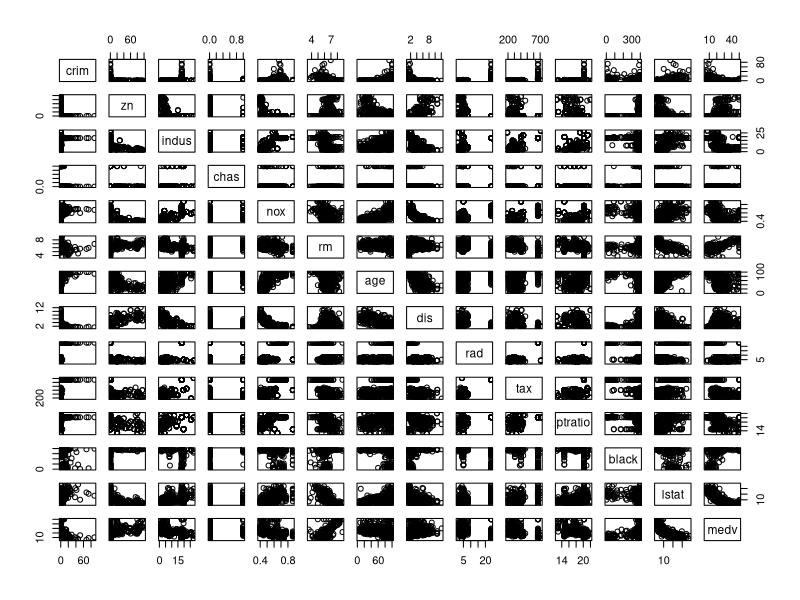
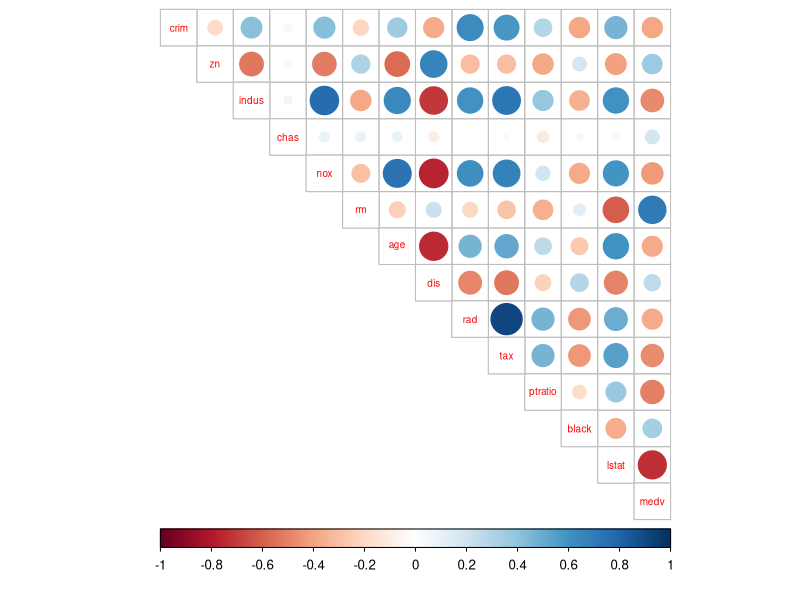
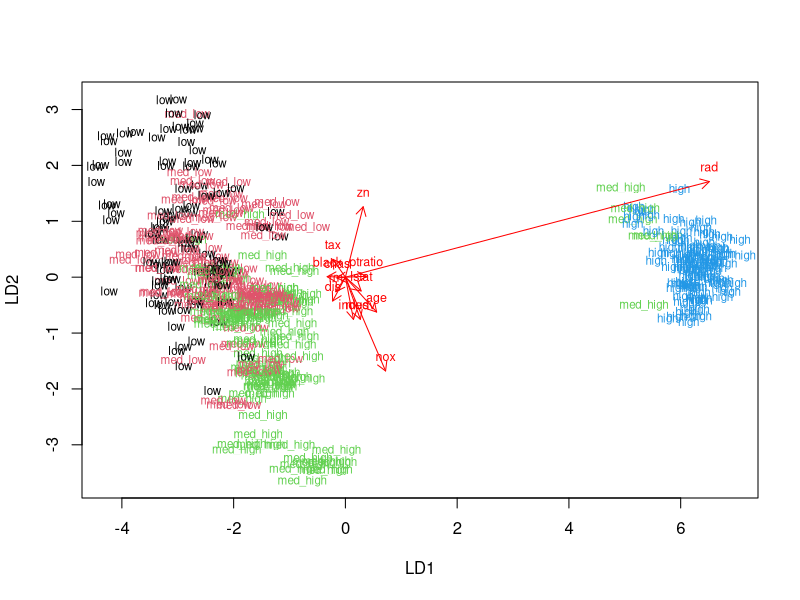
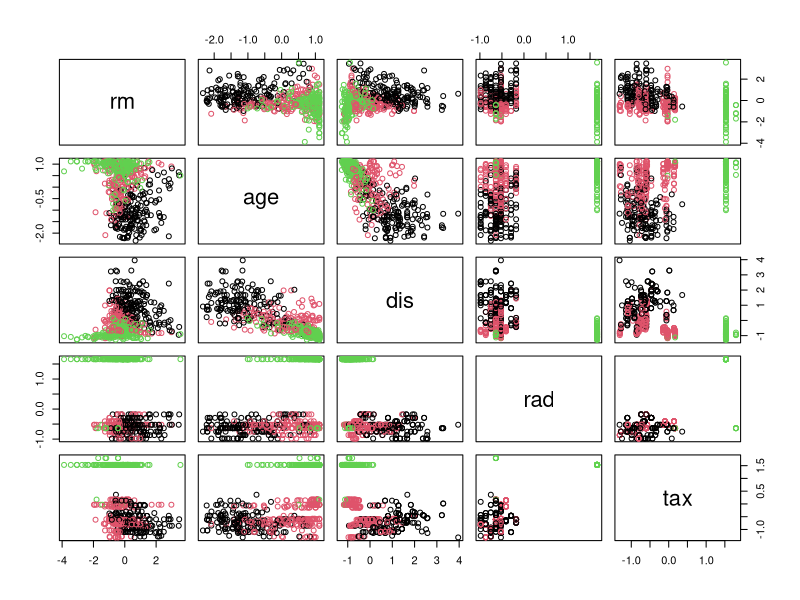
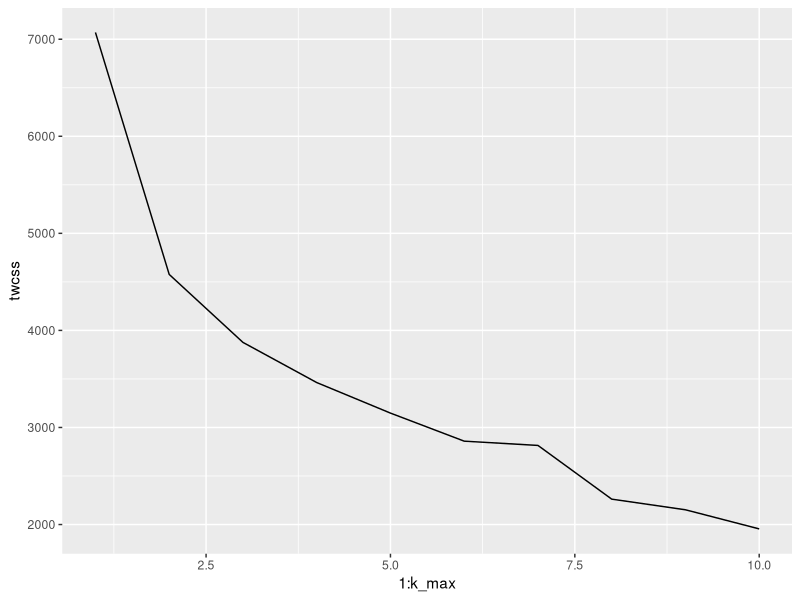
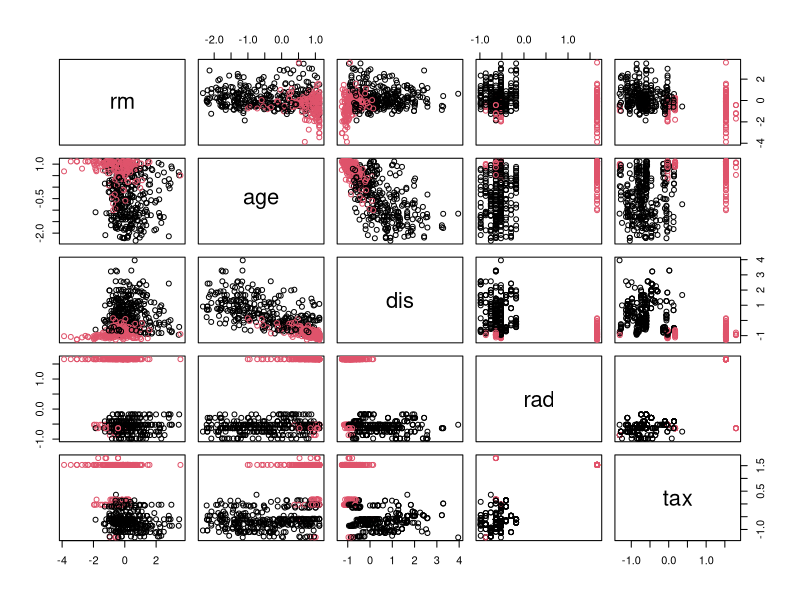

These charts were generated, in order, by the following R code:
## ---- chunk 1
date()

#Accessing the MASS package
library(MASS)

#Loading the data
data("Boston")

#Exploring the dataset
str(Boston)

summary(Boston)


## ---- chunk 2

#Plotting matrix of the variables
pairs(Boston)

## ---- chunk 3

library(tidyr)
library(corrplot)

#Calculating the correlation matrix and round it
cor_matrix<-cor(Boston) %>% round(digits = 2)

#Priunting the correlation matrix
cor_matrix

#Visualizing the correlation matrix
corrplot(cor_matrix, method="circle", type="upper", cl.pos="b", tl.pos="d", tl.cex = 0.6)


## ---- chunk 4
#Let us center and standardize variables
boston_scaled <- scale(Boston)

#Summaries of the scaled variables
summary(boston_scaled)

#The class of the boston_scaled object
class(boston_scaled)

## ---- chunk 5

#Changing the object to data frame
boston_scaled <- as.data.frame(boston_scaled)

## ---- chunk 6

#Creating a quantile vector of 'crim' and printing it
bins <- quantile(boston_scaled$crim)
bins

#Creating a categorical variable 'crime' according to the quantiles set in bins
crime <- cut(boston_scaled$crim, breaks = bins, include.lowest = TRUE, labels = c("low","med_low","med_high","high"))

#Let us look at the table of the new factor crime
table(crime)

#Dropping original variable 'crim' from the dataset
boston_scaled <- dplyr::select(boston_scaled, -crim)

#Replacing removed 'crim' with the new categorical value 'crime' to scaled data
boston_scaled <- data.frame(boston_scaled, crime)

## ---- chunk 7

#The number of rows in the Boston data set 
n <- nrow(boston_scaled)

#Choosing randomly 80% of the rows
ind <- sample(n,  size = n * 0.8)

#Creating 'train' set (80% of the rows)
train <- boston_scaled[ind,]

#Creating 'test' set (20% of the rows)
test <- boston_scaled[-ind,]

#Let us save the correct classes from 'test' data
correct_classes <- test$crime

#And remove the crime variable from 'test' data
test <- dplyr::select(test, -crime)


## ---- chunk 8

#A linear discriminant analysis (LDA)
#Crime rate as target variable, all the others (.) as predictor variables
lda.fit <- lda(crime ~ ., data = train)

#Printing the lda.fit object
lda.fit

#The function for lda biplot arrows
lda.arrows <- function(x, myscale = 1, arrow_heads = 0.1, color = "red", tex = 0.75, choices = c(1,2)){
  heads <- coef(x)
  arrows(x0 = 0, y0 = 0, 
         x1 = myscale * heads[,choices[1]], 
         y1 = myscale * heads[,choices[2]], col=color, length = arrow_heads)
  text(myscale * heads[,choices], labels = row.names(heads), 
       cex = tex, col=color, pos=3)
}

#Target classes as numeric
classes <- as.numeric(train$crime)

#Plotting the results of lda
plot(lda.fit, dimen = 2, col = classes, pch = classes)
lda.arrows(lda.fit, myscale = 2)

## ---- chunk 9

#Prediction of the classes with test data
lda.pred <- predict(lda.fit, newdata = test)

#Cross tabulation of the results
table(correct = correct_classes, predicted = lda.pred$class)

## ---- chunk 10

#Reloading MASS and Boston data sets
library(MASS)
data('Boston')

#Scaling and standardizing the data set 'Boston'
boston_scaled1 <- scale(Boston)

#Changing the object to data frame
boston_scaled2 <- as.data.frame(boston_scaled1)


#Euclidean distance matrix
dist_eu <- dist(boston_scaled2)

#Let us see the summary of the distances
summary(dist_eu)

#Manhattan distance matrix
dist_man <- dist(boston_scaled2, method = "manhattan")

#Let us now see the summary of the distances again
summary(dist_man)

## ---- chunk 11

#K-means clustering
km <-kmeans(boston_scaled2, centers = 3)

#Plotting the Boston dataset with clusters
#5 columns (columns 6 to 10) have been paired up to make examination more clear
pairs(boston_scaled2[6:10], col = km$cluster)

## ---- chunk 12
library(ggplot2)

#To ensure that the result does not vary every time
set.seed(123)

#Determining the number of clusters
k_max <- 10

#Calculating the total within sum of squares (twcss)
twcss <- sapply(1:k_max, function(k){kmeans(boston_scaled2, k)$tot.withinss})

#Visualizing the results
qplot(x = 1:k_max, y = twcss, geom = 'line')

## ---- chunk 13

#K-means clustering
km <-kmeans(boston_scaled2, centers = 2)

#Plotting the Boston dataset with clusters
pairs(boston_scaled2[6:10], col = km$cluster)

